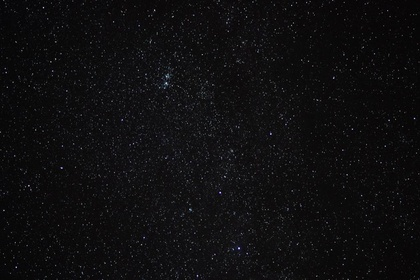
%> input picture Grado_Ingenieria_Informatica/3_Curso/2_Cuatrimestre/Sistemas_de_Percepcion/Practicas/Parte2/Práctica 4/Funciones/cielo.jpg, 420 x 280 px, shrunk from 1024 x 682 before the run
$ octave umbralizar.m   (GNU Octave 9; MATLAB toolbox functions it lacks are replaced by stand-ins)
%> lines starting %> are read from the running program, lines starting %| are printed output that depends on the picture
### Grado_Ingenieria_Informatica/Asignaturas_Optativas/Sistemas de Percepción/Parte2/Práctica 4/Funciones/funcion_min_entre_max.m
function T = funcion_min_entre_max(I)
    h = imhist(uint8(I));
    [hMax, g1] = max(h);
    metrica = zeros(256,1);

    % histogramas bimodales y desbalanceados
    for g=1:256
        metrica(g) = h(g)*((g - g1)^2); % Niveles de gris con muchos píxeles
                                        % y mas alejados del primer máximo
    end

    [~, g2] = max(metrica);

    hmod = h;
    aux = g1;

    if (g1 > g2)
        g1 = g2;
        g2 = aux;
    end

    % g1 es el menor y g2 es el mayor.
    hmod(1 : g1) = hMax;
    hmod(g2 : 256) = hMax;

    %Devuelve el valor minimo entre las dos contribuciones.
    [~, T] = min(hmod);
    T = T - 1;
end

### Grado_Ingenieria_Informatica/Asignaturas_Optativas/Vision_por_Computador/Parte3/Funciones/funcion_isodata.m
function T = funcion_isodata(I,UmbralParada)

h = imhist(I);
gIni = 1; gFin = 256;

[T, ~] = funcion_calcula_media_region_histograma(h,gIni,gFin);
var = false;
    while(var == false)

            gIni = 1; gFin=round(T);
            [g1, ~] = funcion_calcula_media_region_histograma(h,gIni,gFin);

            gIni = round(T+1); gFin = 256;
            [g2, ~] = funcion_calcula_media_region_histograma(h,gIni,gFin);
            T_nueva = mean([g1 g2]);

            if(abs(T-T_nueva) <= UmbralParada)
                var = true;
            end
                T = T_nueva;

    end
T = T - 1;
end

### Grado_Ingenieria_Informatica/3_Curso/2_Cuatrimestre/Sistemas_de_Percepcion/Practicas/Parte2/Práctica 4/Funciones/funcion_calcula_media_region_histograma.m
function [gMedio, numPix] = funcion_calcula_media_region_histograma(h, gIni, gFin)
    numPix = sum(h(gIni : gFin))

    if(numPix > 0)
        conteo = 0;
        for g = gIni:gFin
            conteo = conteo + g*h(g);
        end
        %gMedio = conteo / numPix; %% Restar uno tras usar la funcion
        gMedio = conteo / numPix;
    else
        gMedio = [];
    end

end

### Grado_Ingenieria_Informatica/3_Curso/2_Cuatrimestre/Sistemas_de_Percepcion/Practicas/Parte2/Práctica 4/Funciones/funcion_otsu.m
function T = funcion_otsu(I)
    %% En matlab 255*graythres(I)

     h = imhist(I);

    [filas, columnas, dimensiones] = size(I);
    numPix = filas * columnas * dimensiones;
    valoresgris = 1:256;
    c = valoresgris * h;
    g = round(c / numPix);

    varianzas = zeros(256, 1);

    for i = 2 : 255
        numPix1 = 0;
        numPix2 = 0;
        c1 = 0;
        c2 = 0;
        for i1 = 1 : i
            c1 = c1 + i1 * h(i1);
            numPix1 = numPix1 + h(i1);
        end
        for i2 = i + 1 : 256
            c2 = c2 + i2 * h(i2);
            numPix2 = numPix2 + h(i2);
        end

        w1 = numPix1 / numPix;
        w2 = numPix2 / numPix;

        g1 = round(c1 / numPix1);
        g2 = round(c2 / numPix2);

        varianzas(i) = w1 * (g1 - g) .^2 + w2 * (g2 - g) .^2;

    end


    [~, T] = max(varianzas);
    T = T - 1;
end

### Grado_Ingenieria_Informatica/3_Curso/2_Cuatrimestre/Sistemas_de_Percepcion/Practicas/Parte2/Práctica 4/Funciones/umbralizar.m
cd('C:/Users/Manu/Desktop/Sistemas de Percepción/Parte2/Práctica 4/Funciones');
clear, clc
% Cargar la imagen
Ic = imread('cielo.jpg');
%> Ic is the input picture: size 280x420x3 uint8; mean R, G, B 14.7, 14.3, 15.5
I = mean(Ic, 3)
imshow(uint8(I))
h = imhist(I)
%> h = 256 values, max 117474 at index 256, min 0 at index 2, mean 459.4

Tmem = funcion_min_entre_max(Ic)
%> in funcion_min_entre_max, `h = imhist(uint8(I));`: h = 256 values, max 31051 at index 12, min 0 at index 130, mean 1378.1
%> in funcion_min_entre_max, `[hMax, g1] = max(h);`: hMax = 31051; g1 = 12
%> after the loop in funcion_min_entre_max, `for g=1:256`: metrica = 256 values, max 602000 at index 22, min 0 at index 12, mean 155427.6
%> in funcion_min_entre_max, `[~, g2] = max(metrica);`: g2 = 22
%> in funcion_min_entre_max, `hmod = h;`: hmod has the same summary as h
%> in funcion_min_entre_max, `aux = g1;`: aux = 12
%> in funcion_min_entre_max, `[~, T] = min(hmod);`: T = 21
%> in funcion_min_entre_max, `T = T - 1;`: T = 20
%> Tmem = 20

%% Representar:
figure;
bar(h);
hold on;
line([Tmem Tmem], [0 max(h)], 'Color', 'r');
title('Histograma con Umbral');

I_bin = I > Tmem;
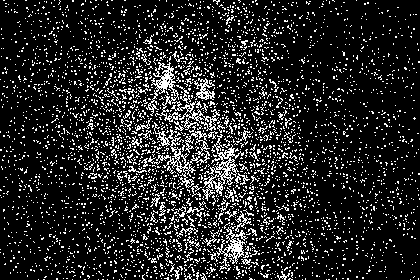
%> I_bin: size 280x420 logical; 14.3% white in thin lines or dots
imshow(I_bin)
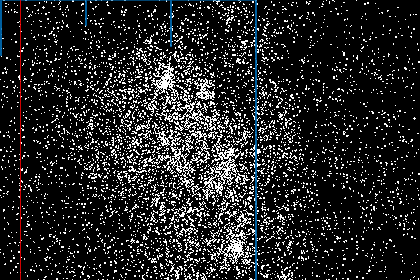
%> figure redrawn from the program's plot data; its title reads 'Histograma con Umbral'
% Mostrar la imagen binarizada
figure;
imshow(I_bin);
title('Imagen Binarizada');

%% isodata:
Ti = funcion_isodata(I, 0.1)
%> in funcion_isodata, `h = imhist(I);`: h = 256 values, max 117474 at index 256, min 0 at index 2, mean 459.4
%> in funcion_calcula_media_region_histograma, `numPix = sum(h(gIni : gFin))`: numPix = 117600
%> after the loop in funcion_calcula_media_region_histograma, `for g = gIni:gFin`: conteo = 30083415
%> in funcion_calcula_media_region_histograma, `gMedio = conteo / numPix;`: gMedio = 255.8
%> the loop in funcion_isodata, `while(var == false)` made 1 pass
%> (g1, gIni, T_nueva, T) on pass 1: (255.8, 257, 255.8, 255.8)
%> after the loop in funcion_isodata, `while(var == false)`: var = true
%> in funcion_isodata, `T = T - 1;`: T = 254.8
%> Ti = 254.8
figure;
bar(h);
hold on;
line([Ti Ti], [0 max(h)], 'Color', 'r');
title('Histograma con Umbral');
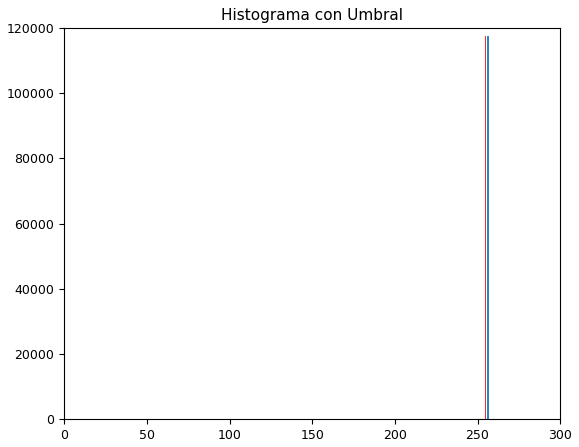
%> figure redrawn from the program's plot data; tallest bar 117474 high, from x = 255.6 to 256.4

I_bin = I > Ti;
%> I_bin: size 280x420 logical; every value is 0

% Mostrar la imagen binarizada
figure;
imshow(I_bin);
title('Imagen Binarizada');


%% otsu:
Ic = imread('cielo.jpg');
imshow(Ic)
h = imhist(Ic)
%> h = 256 values, max 31051 at index 12, min 0 at index 130, mean 1378.1

To = funcion_otsu(Ic)
%> in funcion_otsu, `c = valoresgris * h;`: c = 5585133
%> in funcion_otsu, `g = round(c / numPix);`: g = 16
%> the loop in funcion_otsu, `for i = 2 : 255` made 254 passes
%> (w1, w2, g1, g2) on passes 1 to 3: (0.00224, 0.998, 2, 16), (0.00419, 0.996, 2, 16), (0.00788, 0.992, 3, 16)
%> in funcion_otsu, `[~, T] = max(varianzas);`: T = 23
%> in funcion_otsu, `T = T - 1;`: T = 22
%> To = 22
255*graythresh(Ic)
%> ans = 28
figure;
bar(h);
hold on;
line([To To], [0 max(h)], 'Color', 'r');
title('Histograma con Umbral');
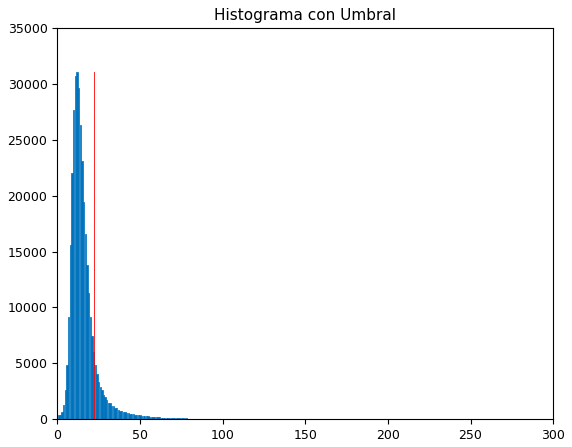
%> figure redrawn from the program's plot data; tallest bar 31051 high, from x = 11.6 to 12.4

I_bin = I > To;
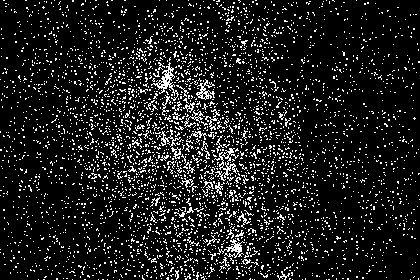
%> I_bin: size 280x420 logical; 11.1% white in thin lines or dots

% Mostrar la imagen binarizada
figure;
imshow(I_bin);
title('Imagen Binarizada');
